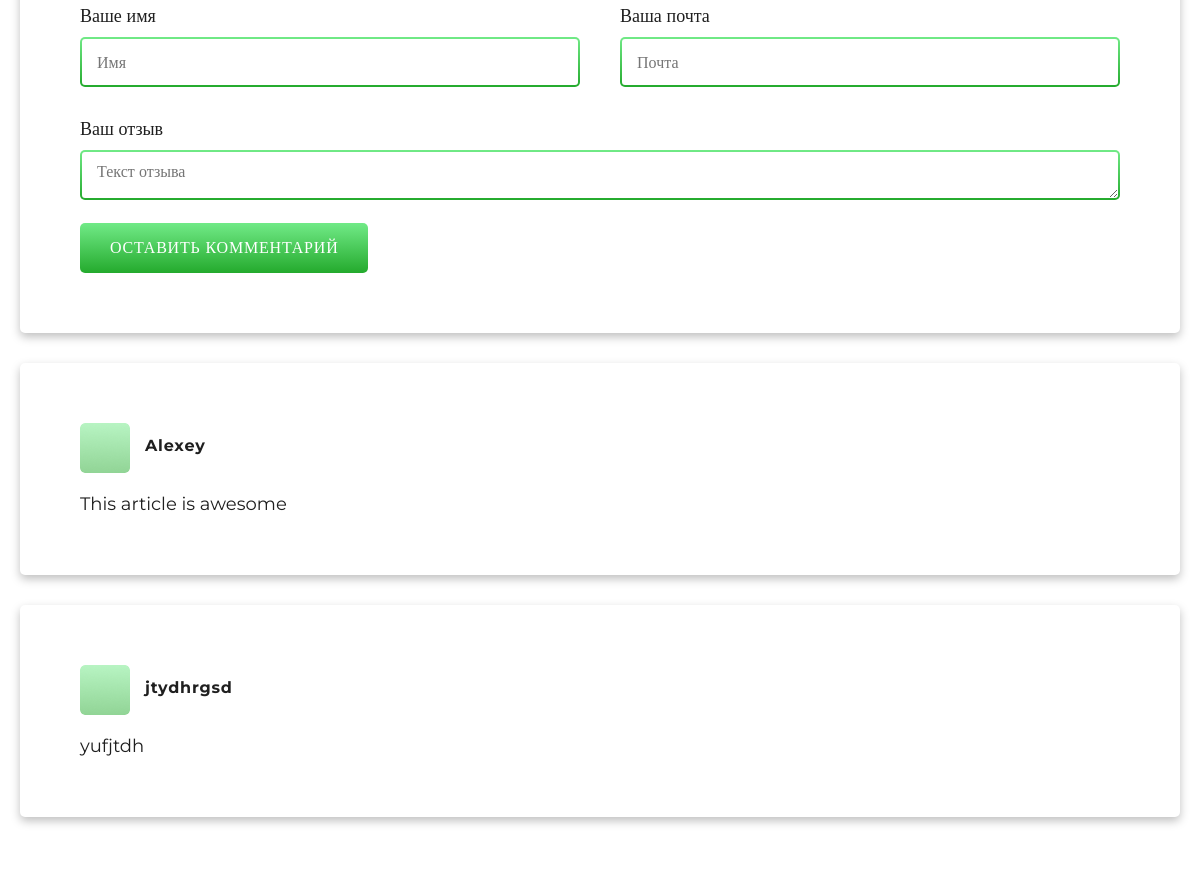
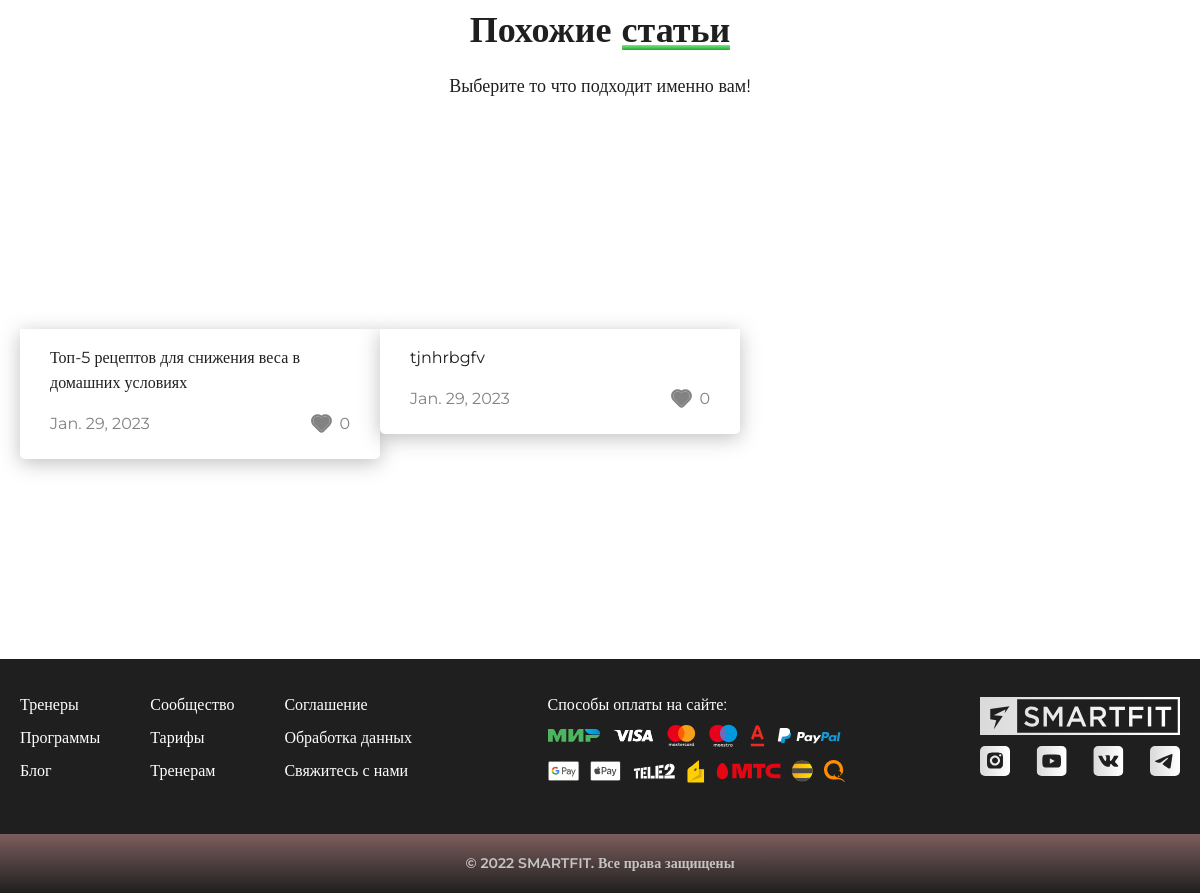
The app's page /blog/1 (lower part), older data (2 pictures, top to bottom).
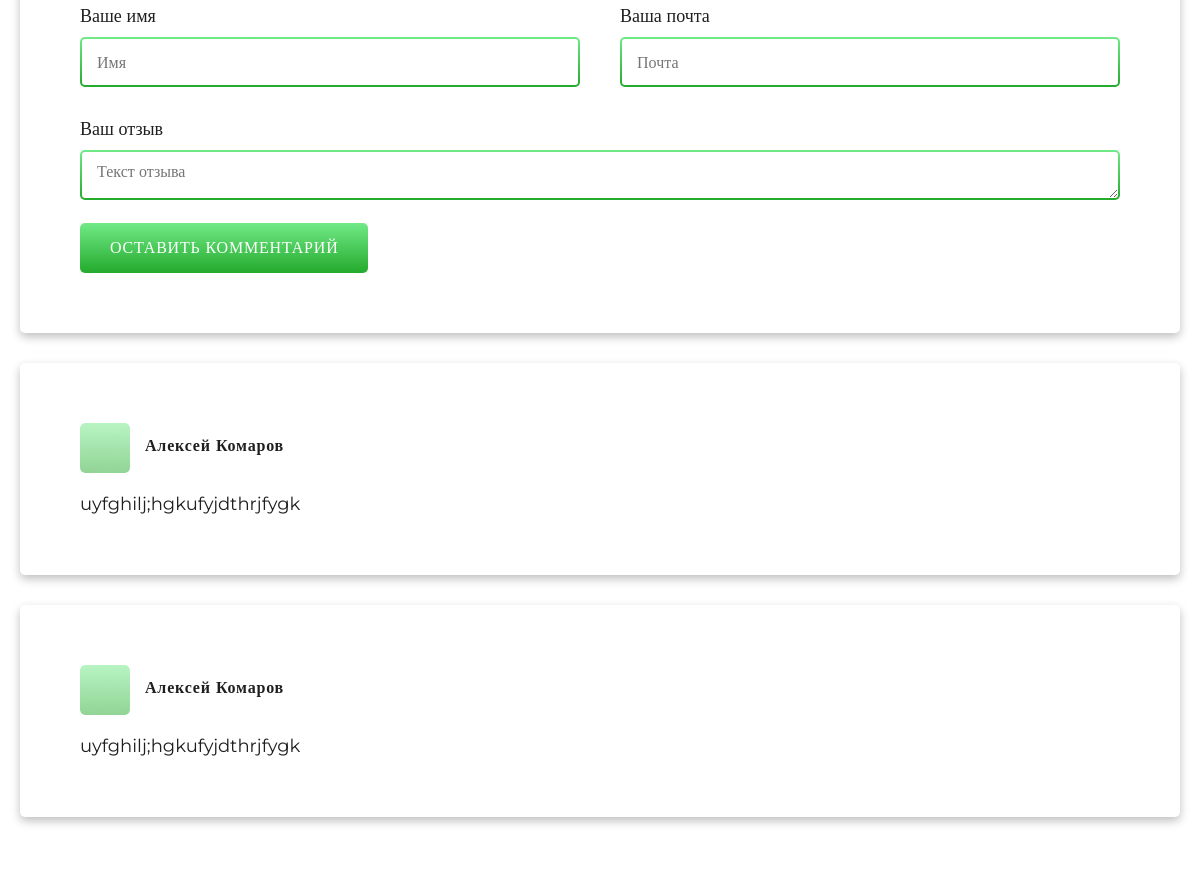
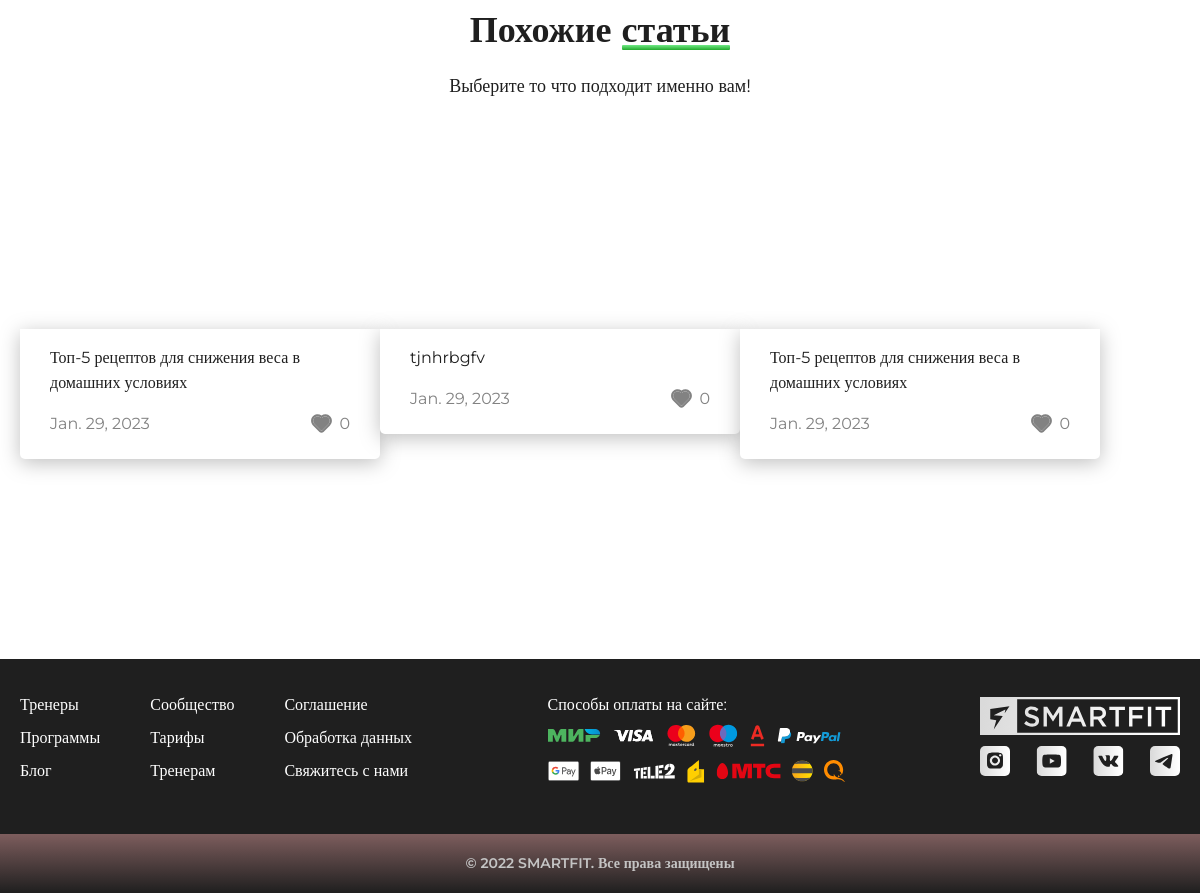
The same page, newer data (2 pictures, top to bottom).
### core/models.py (models this page shows, shortened)
class BlogComment(models.Model):
    name = models.CharField(max_length=50)
    text = models.TextField()
    post = models.ForeignKey(BlogPost, on_delete=models.CASCADE)
    email = models.CharField(max_length=50)

class BlogPost(models.Model):
    name = models.CharField(max_length=100)
    preview_pic = models.ImageField()
    main_pic = models.ImageField()
    text = models.TextField()
    pub_date = models.DateField(auto_now_add=True)
    likes = models.ManyToManyField(User, through='Like')
    views = models.IntegerField(default=0)
    read_time = models.CharField(max_length=5, default='')
    author = models.TextField()
    direction = models.ForeignKey(Direction, on_delete=models.SET_NULL, default=1, null=True)
    class Meta:
        verbose_name = 'Блог'

### core/views.py (the view)
# urls.py: path('blog/<int:post_id>', views.blogpost, name='post'),
@csrf_protect
def blogpost(request, post_id):
    template = 'post.html'
    context = {
        'post': get_object_or_404(BlogPost, pk=post_id),
        'comments': BlogComment.objects.filter(post=post_id),
        'other_posts': BlogPost.objects.order_by('likes')
    }
    if request.method == "POST":
        form = CommentForm(request.POST)
        if form.is_valid():
            form.save()
            return redirect(request.path)
    return render(request, template, context)

### core/templates/post.html (shortened to what the changed rows need)
<!DOCTYPE html>
<html lang="en" xmlns="http://www.w3.org/1999/html">
<head>
    <link rel="stylesheet" href="../static/fonts/stylesheet.css">
    <link rel="stylesheet" href="../static/css/SF_main.css">
    <link rel="stylesheet" href="../static/css/SF_components.css">
    <link rel="stylesheet" href="../static/css/SF_lk.css">
    <link rel="stylesheet" href="../static/css/modal.css">
    <link rel="stylesheet" href="../static/css/new.css">
    <link rel="stylesheet" href="../static/css/post.css">
</head>
<body>
<div class="post-page page">
    <div class="post-page__wrapper wrapper">
        <div class="post-page__comments">
            {% for comm in comments %}
                <div class="comment">
                    <div class="comment__top">
                        <img src='../static/images/comment-avatar.png' alt="" class="comment__image"/>
                        <div class="comment__misc">
                            <p class="comment__name">{{ comm.name }}</p>
                        </div>
                    </div>
                    <div class="comment__text">
                        {{ comm.text }}
                    </div>
                </div>
            {% endfor %}
        </div>
        <div class="post-page__similar">
            <h2 class="post-page__sim-title">
                Похожие <span class="underline">статьи</span>
            </h2>
            <div class="wrapper">
                <div class='carousel post-page__slider'>
                    <div class="carousel__inner">
                        <div class="carousel__swiper swiper-container post-page__slider">
                            <div class="swiper-wrapper">
                                {% for other in other_posts %}
                                    <div class="swiper-slide">
                                        <div class='blog-slide post-page__slide'>
                                            <div class="blog-slide__frame"
                                                 style='background-image: url("/media/{{ other.preview_pic }}")'></div>
                                            <div class="blog-slide__info">
                                                <p class="blog-slide__title">{{ other.name }}</p>
                                                <div class="blog-slide__misc">
                                                    <p class="blog-slide__date">{{ other.pub_date }}</p>
                                                    <p class="blog-slide__likes">
                                                        <img src='../static/images/like.svg' alt=""
                                                             class="blog-slide__heart"/>
                                                        {{ other.liked|length }}
                                                    </p>
                                                </div>
                                            </div>
                                        </div>
                                    </div>
                                {% endfor %}
                            </div>
                        </div>
                    </div>
                </div>
            </div>
        </div>
    </div>
</div>
</body>
</html>

Row changes from the older to the newer data that the page shows:
removed BlogComment: name "Alexey", text "This article is awesome"
removed BlogComment: name "jtydhrgsd", text "yufjtdh"
added BlogComment: name "Алексей Комаров", text "uyfghilj;hgkufyjdthrjfygk"
added BlogComment: name "Алексей Комаров", text "uyfghilj;hgkufyjdthrjfygk"
now on one of the page's lists (row unchanged): BlogPost: name "Топ-5 рецептов для снижения веса в домашних условиях", pub_date "Jan. 29, 2023"
